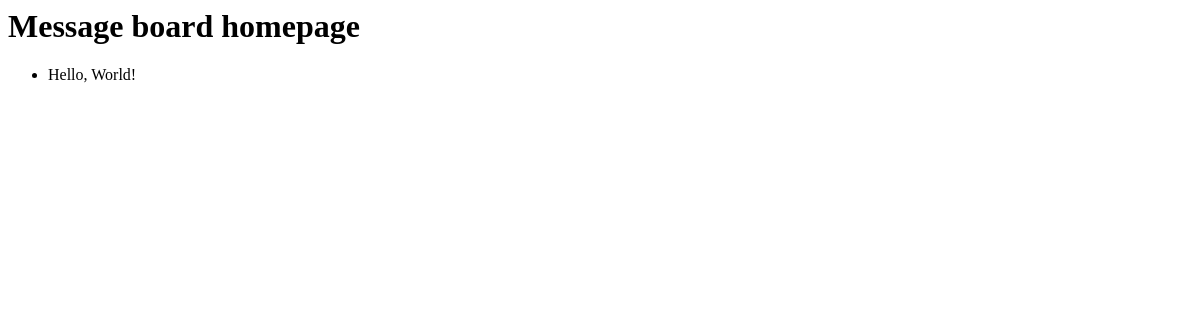
Before: / with the older database file.
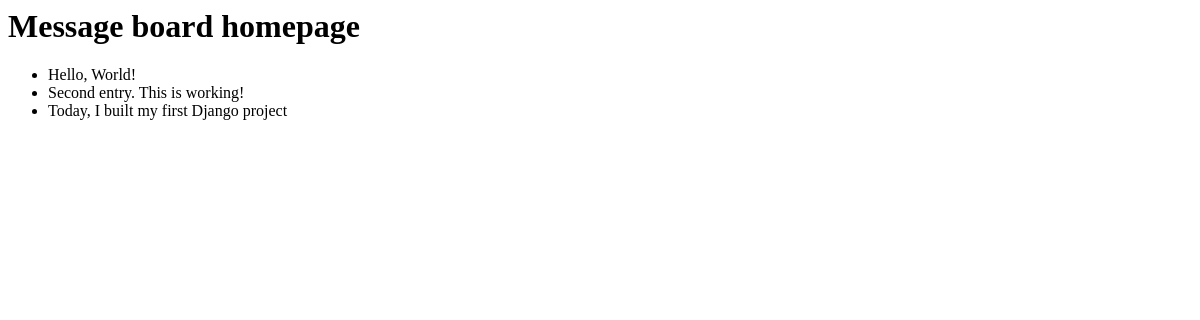
After: the same page with the newer database file.
### posts/models.py (models this page shows)
class Post(models.Model):
    text = models.TextField()
    def __str__(self):
        return self.text[:50]

### posts/views.py (the view)
# urls.py: path('', HomePageView.as_view(), name='home')
class HomePageView(ListView):
    model = Post
    template_name = 'home.html'
    context_object_name = 'all_posts_list' #new

### templates/home.html
<h1>Message board homepage</h1>
<ul>
    {% for post in all_posts_list %}
    <li>{{ post }}</li>
    {% endfor %}
</ul>

Changed rows visible on the page:
added Post: text "Second entry. This is working!"
added Post: text "Today, I built my first Django project"
